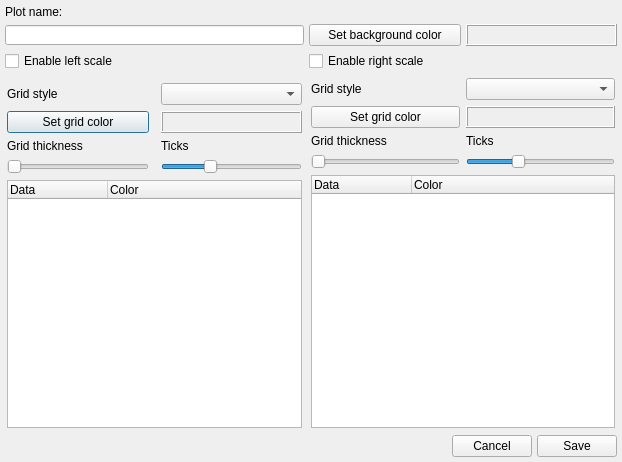
<?xml version="1.0" encoding="UTF-8"?>
<ui version="4.0">
 <class>Dialog_definePlot</class>
 <widget class="QDialog" name="Dialog_definePlot">
  <property name="geometry">
   <rect>
    <x>0</x>
    <y>0</y>
    <width>622</width>
    <height>462</height>
   </rect>
  </property>
  <property name="windowTitle">
   <string>Plot definition</string>
  </property>
  <layout class="QGridLayout" name="gridLayout" rowstretch="0,0,0,0,1,0" columnstretch="1,1,0,0">
   <property name="leftMargin">
    <number>5</number>
   </property>
   <property name="topMargin">
    <number>5</number>
   </property>
   <property name="rightMargin">
    <number>5</number>
   </property>
   <property name="bottomMargin">
    <number>5</number>
   </property>
   <property name="spacing">
    <number>5</number>
   </property>
   <item row="4" column="0">
    <widget class="QWidget" name="widget_left" native="true">
     <property name="minimumSize">
      <size>
       <width>281</width>
       <height>291</height>
      </size>
     </property>
     <layout class="QGridLayout" name="gridLayout_5">
      <property name="leftMargin">
       <number>2</number>
      </property>
      <property name="topMargin">
       <number>2</number>
      </property>
      <property name="rightMargin">
       <number>2</number>
      </property>
      <property name="bottomMargin">
       <number>2</number>
      </property>
      <item row="1" column="0">
       <widget class="QLabel" name="label_4">
        <property name="text">
         <string>Grid style</string>
        </property>
       </widget>
      </item>
      <item row="5" column="0" colspan="3">
       <widget class="QTreeWidget" name="list_leftData">
        <property name="editTriggers">
         <set>QAbstractItemView::DoubleClicked</set>
        </property>
        <property name="selectionMode">
         <enum>QAbstractItemView::NoSelection</enum>
        </property>
        <property name="indentation">
         <number>0</number>
        </property>
        <property name="rootIsDecorated">
         <bool>false</bool>
        </property>
        <property name="itemsExpandable">
         <bool>false</bool>
        </property>
        <property name="expandsOnDoubleClick">
         <bool>false</bool>
        </property>
        <column>
         <property name="text">
          <string>Data</string>
         </property>
        </column>
        <column>
         <property name="text">
          <string>Color</string>
         </property>
        </column>
       </widget>
      </item>
      <item row="1" column="2">
       <widget class="QComboBox" name="combo_leftScaleStyle"/>
      </item>
      <item row="3" column="2">
       <widget class="QLabel" name="label_6">
        <property name="text">
         <string>Ticks</string>
        </property>
       </widget>
      </item>
      <item row="4" column="0">
       <widget class="QSlider" name="slider_thickLeft">
        <property name="maximum">
         <number>5</number>
        </property>
        <property name="orientation">
         <enum>Qt::Horizontal</enum>
        </property>
        <property name="invertedAppearance">
         <bool>false</bool>
        </property>
        <property name="invertedControls">
         <bool>false</bool>
        </property>
        <property name="tickPosition">
         <enum>QSlider::NoTicks</enum>
        </property>
       </widget>
      </item>
      <item row="3" column="0">
       <widget class="QLabel" name="label_3">
        <property name="text">
         <string>Grid thickness</string>
        </property>
       </widget>
      </item>
      <item row="4" column="2">
       <widget class="QSlider" name="slider_ticksLeft">
        <property name="minimum">
         <number>1</number>
        </property>
        <property name="maximum">
         <number>10</number>
        </property>
        <property name="pageStep">
         <number>2</number>
        </property>
        <property name="value">
         <number>4</number>
        </property>
        <property name="tracking">
         <bool>true</bool>
        </property>
        <property name="orientation">
         <enum>Qt::Horizontal</enum>
        </property>
        <property name="tickPosition">
         <enum>QSlider::NoTicks</enum>
        </property>
       </widget>
      </item>
      <item row="2" column="0">
       <widget class="QPushButton" name="btn_leftScaleColor">
        <property name="maximumSize">
         <size>
          <width>16777215</width>
          <height>24</height>
         </size>
        </property>
        <property name="text">
         <string>Set grid color</string>
        </property>
       </widget>
      </item>
      <item row="2" column="2">
       <widget class="QFrame" name="frame_leftGridColor">
        <property name="frameShape">
         <enum>QFrame::Box</enum>
        </property>
        <property name="frameShadow">
         <enum>QFrame::Raised</enum>
        </property>
       </widget>
      </item>
     </layout>
    </widget>
   </item>
   <item row="1" column="1" colspan="3">
    <layout class="QHBoxLayout" name="horizontalLayout">
     <item>
      <widget class="QPushButton" name="btn_setBackground">
       <property name="text">
        <string>Set background color</string>
       </property>
      </widget>
     </item>
     <item>
      <widget class="QFrame" name="frame_background">
       <property name="frameShape">
        <enum>QFrame::Box</enum>
       </property>
       <property name="frameShadow">
        <enum>QFrame::Raised</enum>
       </property>
      </widget>
     </item>
    </layout>
   </item>
   <item row="5" column="0" colspan="4">
    <layout class="QHBoxLayout" name="horizontalLayout_2">
     <property name="leftMargin">
      <number>0</number>
     </property>
     <property name="topMargin">
      <number>0</number>
     </property>
     <property name="rightMargin">
      <number>0</number>
     </property>
     <property name="bottomMargin">
      <number>0</number>
     </property>
     <item>
      <spacer name="horizontalSpacer">
       <property name="orientation">
        <enum>Qt::Horizontal</enum>
       </property>
       <property name="sizeHint" stdset="0">
        <size>
         <width>40</width>
         <height>20</height>
        </size>
       </property>
      </spacer>
     </item>
     <item>
      <widget class="QPushButton" name="btn_cancel">
       <property name="text">
        <string>Cancel</string>
       </property>
      </widget>
     </item>
     <item>
      <widget class="QPushButton" name="btn_save">
       <property name="text">
        <string>Save</string>
       </property>
      </widget>
     </item>
    </layout>
   </item>
   <item row="0" column="0">
    <widget class="QLabel" name="label">
     <property name="text">
      <string>Plot name:</string>
     </property>
    </widget>
   </item>
   <item row="1" column="0">
    <widget class="QLineEdit" name="line_name">
     <property name="maximumSize">
      <size>
       <width>16777215</width>
       <height>20</height>
      </size>
     </property>
    </widget>
   </item>
   <item row="3" column="1" rowspan="2" colspan="3">
    <widget class="QWidget" name="widget_right" native="true">
     <property name="minimumSize">
      <size>
       <width>281</width>
       <height>291</height>
      </size>
     </property>
     <layout class="QGridLayout" name="gridLayout_4">
      <property name="leftMargin">
       <number>2</number>
      </property>
      <property name="topMargin">
       <number>2</number>
      </property>
      <property name="rightMargin">
       <number>2</number>
      </property>
      <property name="bottomMargin">
       <number>2</number>
      </property>
      <item row="3" column="0">
       <widget class="QPushButton" name="btn_rightScaleColor">
        <property name="text">
         <string>Set grid color</string>
        </property>
       </widget>
      </item>
      <item row="4" column="0">
       <widget class="QLabel" name="label_7">
        <property name="text">
         <string>Grid thickness</string>
        </property>
       </widget>
      </item>
      <item row="1" column="0">
       <widget class="QLabel" name="label_5">
        <property name="text">
         <string>Grid style</string>
        </property>
       </widget>
      </item>
      <item row="4" column="1">
       <widget class="QLabel" name="label_2">
        <property name="text">
         <string>Ticks</string>
        </property>
       </widget>
      </item>
      <item row="5" column="0">
       <widget class="QSlider" name="slider_thickRight">
        <property name="maximum">
         <number>5</number>
        </property>
        <property name="orientation">
         <enum>Qt::Horizontal</enum>
        </property>
        <property name="invertedAppearance">
         <bool>false</bool>
        </property>
        <property name="invertedControls">
         <bool>false</bool>
        </property>
        <property name="tickPosition">
         <enum>QSlider::NoTicks</enum>
        </property>
       </widget>
      </item>
      <item row="1" column="1">
       <widget class="QComboBox" name="combo_rightScaleStyle"/>
      </item>
      <item row="3" column="1">
       <widget class="QFrame" name="frame_rightGridColor">
        <property name="frameShape">
         <enum>QFrame::Box</enum>
        </property>
        <property name="frameShadow">
         <enum>QFrame::Raised</enum>
        </property>
       </widget>
      </item>
      <item row="5" column="1">
       <widget class="QSlider" name="slider_ticksRight">
        <property name="minimum">
         <number>1</number>
        </property>
        <property name="maximum">
         <number>10</number>
        </property>
        <property name="pageStep">
         <number>2</number>
        </property>
        <property name="value">
         <number>4</number>
        </property>
        <property name="tracking">
         <bool>true</bool>
        </property>
        <property name="orientation">
         <enum>Qt::Horizontal</enum>
        </property>
        <property name="tickPosition">
         <enum>QSlider::NoTicks</enum>
        </property>
       </widget>
      </item>
      <item row="6" column="0" colspan="2">
       <widget class="QTreeWidget" name="list_rightData">
        <property name="editTriggers">
         <set>QAbstractItemView::DoubleClicked</set>
        </property>
        <property name="selectionMode">
         <enum>QAbstractItemView::NoSelection</enum>
        </property>
        <property name="indentation">
         <number>0</number>
        </property>
        <property name="rootIsDecorated">
         <bool>false</bool>
        </property>
        <property name="itemsExpandable">
         <bool>false</bool>
        </property>
        <property name="expandsOnDoubleClick">
         <bool>false</bool>
        </property>
        <attribute name="headerStretchLastSection">
         <bool>true</bool>
        </attribute>
        <column>
         <property name="text">
          <string>Data</string>
         </property>
        </column>
        <column>
         <property name="text">
          <string>Color</string>
         </property>
        </column>
       </widget>
      </item>
     </layout>
     <zorder>list_rightData</zorder>
     <zorder>label_5</zorder>
     <zorder>slider_thickRight</zorder>
     <zorder>slider_ticksRight</zorder>
     <zorder>label_7</zorder>
     <zorder>label_2</zorder>
     <zorder>frame_rightGridColor</zorder>
     <zorder>combo_rightScaleStyle</zorder>
     <zorder>btn_rightScaleColor</zorder>
    </widget>
   </item>
   <item row="2" column="1">
    <widget class="QCheckBox" name="cb_enableRightScale">
     <property name="text">
      <string>Enable right scale</string>
     </property>
    </widget>
   </item>
   <item row="2" column="0">
    <widget class="QCheckBox" name="cb_enableLeftScale">
     <property name="text">
      <string>Enable left scale</string>
     </property>
    </widget>
   </item>
  </layout>
 </widget>
 <resources/>
 <connections/>
</ui>
